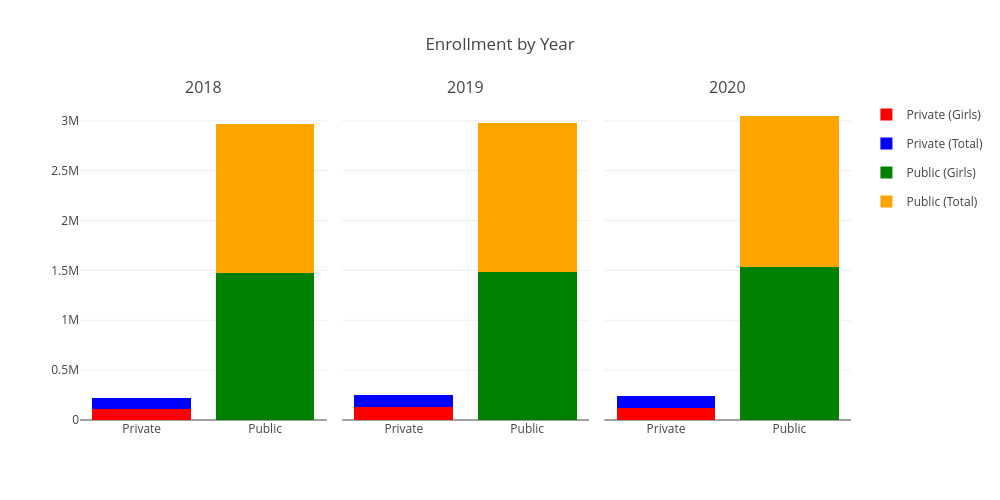

Write notebook code for a chart like this one.
### Code cell
fig = make_subplots(
    rows=1, cols=len(years),
    subplot_titles=[str(y) for y in years],
    shared_yaxes=True,
    horizontal_spacing=0.02
)

for i, year in enumerate(years, start=1):
    show_legend = (i == 1)

    priv_g = priv_girls[year]
    priv_r = priv_rest[year]

    fig.add_trace(go.Bar(
        x=['Private'],
        y=[priv_g],
        name='Private (Girls)',
        marker_color='red',
        legendgroup='priv_girls',
        showlegend=show_legend,
        hovertemplate="Girls: %{customdata[0]:,}<extra></extra>",
        customdata=[[priv_g, priv_g + priv_r]]
    ), row=1, col=i)

    fig.add_trace(go.Bar(
        x=['Private'],
        y=[priv_r],
        name='Private (Total)',
        marker_color='blue',
        legendgroup='priv_rest',
        showlegend=show_legend,
        hovertemplate="Total: %{customdata[1]:,}<extra></extra>",
        customdata=[[priv_g, priv_g + priv_r]]
    ), row=1, col=i)

    pub_g = pub_girls[year]
    pub_r = pub_rest[year]
    fig.add_trace(go.Bar(
        x=['Public'],
        y=[pub_g],
        name='Public (Girls)',
        marker_color='green',
        legendgroup='pub_girls',
        showlegend=show_legend,
        hovertemplate="Girls: %{customdata[0]:,}<extra></extra>",
        customdata=[[pub_g, pub_g + pub_r]]
    ), row=1, col=i)

    fig.add_trace(go.Bar(
        x=['Public'],
        y=[pub_r],
        name='Public (Total)',
        marker_color='orange',
        legendgroup='pub_rest',
        showlegend=show_legend,
        hovertemplate="Total: %{customdata[1]:,}<extra></extra>",
        customdata=[[pub_g, pub_g + pub_r]]
    ), row=1, col=i)

fig.update_layout(
    barmode='stack',
    height=500,
    width=1000,
    title_text='Enrollment by Year',
    legend=dict(
        orientation="v",
        yanchor="top",
        y=1,
        xanchor="left",
        x=1.02
    ),
    hovermode="x unified"
)

fig.show()

### Figure 1 — Plotly figure (JSON) as saved in the notebook; plotly's stock layout.template omitted (floating-point values rounded to 4 significant figures)
{"data": [{"customdata": [[108580, 218357]], "hovertemplate": "Girls: %{customdata[0]:,}<extra></extra>", "legendgroup": "priv_girls", "marker": {"color": "red"}, "name": "Private (Girls)", "showlegend": true, "type": "bar", "x": ["Private"], "xaxis": "x", "y": [108580], "yaxis": "y"}, {"customdata": [[108580, 218357]], "hovertemplate": "Total: %{customdata[1]:,}<extra></extra>", "legendgroup": "priv_rest", "marker": {"color": "blue"}, "name": "Private (Total)", "showlegend": true, "type": "bar", "x": ["Private"], "xaxis": "x", "y": [109777], "yaxis": "y"}, {"customdata": [[1469191, 2971663]], "hovertemplate": "Girls: %{customdata[0]:,}<extra></extra>", "legendgroup": "pub_girls", "marker": {"color": "green"}, "name": "Public (Girls)", "showlegend": true, "type": "bar", "x": ["Public"], "xaxis": "x", "y": [1469191], "yaxis": "y"}, {"customdata": [[1469191, 2971663]], "hovertemplate": "Total: %{customdata[1]:,}<extra></extra>", "legendgroup": "pub_rest", "marker": {"color": "orange"}, "name": "Public (Total)", "showlegend": true, "type": "bar", "x": ["Public"], "xaxis": "x", "y": [1502472], "yaxis": "y"}, {"customdata": [[126343, 253164]], "hovertemplate": "Girls: %{customdata[0]:,}<extra></extra>", "legendgroup": "priv_girls", "marker": {"color": "red"}, "name": "Private (Girls)", "showlegend": false, "type": "bar", "x": ["Private"], "xaxis": "x2", "y": [126343], "yaxis": "y2"}, {"customdata": [[126343, 253164]], "hovertemplate": "Total: %{customdata[1]:,}<extra></extra>", "legendgroup": "priv_rest", "marker": {"color": "blue"}, "name": "Private (Total)", "showlegend": false, "type": "bar", "x": ["Private"], "xaxis": "x2", "y": [126821], "yaxis": "y2"}, {"customdata": [[1478951, 2977153]], "hovertemplate": "Girls: %{customdata[0]:,}<extra></extra>", "legendgroup": "pub_girls", "marker": {"color": "green"}, "name": "Public (Girls)", "showlegend": false, "type": "bar", "x": ["Public"], "xaxis": "x2", "y": [1478951], "yaxis": "y2"}, {"customdata": [[1478951, 2977153]], "hovertemplate": "Total: %{customdata[1]:,}<extra></extra>", "legendgroup": "pub_rest", "marker": {"color": "orange"}, "name": "Public (Total)", "showlegend": false, "type": "bar", "x": ["Public"], "xaxis": "x2", "y": [1498202], "yaxis": "y2"}, {"customdata": [[118049, 240550]], "hovertemplate": "Girls: %{customdata[0]:,}<extra></extra>", "legendgroup": "priv_girls", "marker": {"color": "red"}, "name": "Private (Girls)", "showlegend": false, "type": "bar", "x": ["Private"], "xaxis": "x3", "y": [118049], "yaxis": "y3"}, {"customdata": [[118049, 240550]], "hovertemplate": "Total: %{customdata[1]:,}<extra></extra>", "legendgroup": "priv_rest", "marker": {"color": "blue"}, "name": "Private (Total)", "showlegend": false, "type": "bar", "x": ["Private"], "xaxis": "x3", "y": [122501], "yaxis": "y3"}, {"customdata": [[1535067, 3047990]], "hovertemplate": "Girls: %{customdata[0]:,}<extra></extra>", "legendgroup": "pub_girls", "marker": {"color": "green"}, "name": "Public (Girls)", "showlegend": false, "type": "bar", "x": ["Public"], "xaxis": "x3", "y": [1535067], "yaxis": "y3"}, {"customdata": [[1535067, 3047990]], "hovertemplate": "Total: %{customdata[1]:,}<extra></extra>", "legendgroup": "pub_rest", "marker": {"color": "orange"}, "name": "Public (Total)", "showlegend": false, "type": "bar", "x": ["Public"], "xaxis": "x3", "y": [1512923], "yaxis": "y3"}], "layout": {"annotations": [{"font": {"size": 16}, "showarrow": false, "text": "2018", "x": 0.16, "xanchor": "center", "xref": "paper", "y": 1, "yanchor": "bottom", "yref": "paper"}, {"font": {"size": 16}, "showarrow": false, "text": "2019", "x": 0.5, "xanchor": "center", "xref": "paper", "y": 1, "yanchor": "bottom", "yref": "paper"}, {"font": {"size": 16}, "showarrow": false, "text": "2020", "x": 0.84, "xanchor": "center", "xref": "paper", "y": 1, "yanchor": "bottom", "yref": "paper"}], "barmode": "stack", "height": 500, "hovermode": "x unified", "legend": {"orientation": "v", "x": 1.02, "xanchor": "left", "y": 1, "yanchor": "top"}, "title": {"text": "Enrollment by Year"}, "width": 1000, "xaxis": {"anchor": "y", "domain": [0, 0.32]}, "xaxis2": {"anchor": "y2", "domain": [0.34, 0.66]}, "xaxis3": {"anchor": "y3", "domain": [0.68, 1]}, "yaxis": {"anchor": "x", "domain": [0, 1]}, "yaxis2": {"anchor": "x2", "domain": [0, 1], "matches": "y", "showticklabels": false}, "yaxis3": {"anchor": "x3", "domain": [0, 1], "matches": "y", "showticklabels": false}}}
